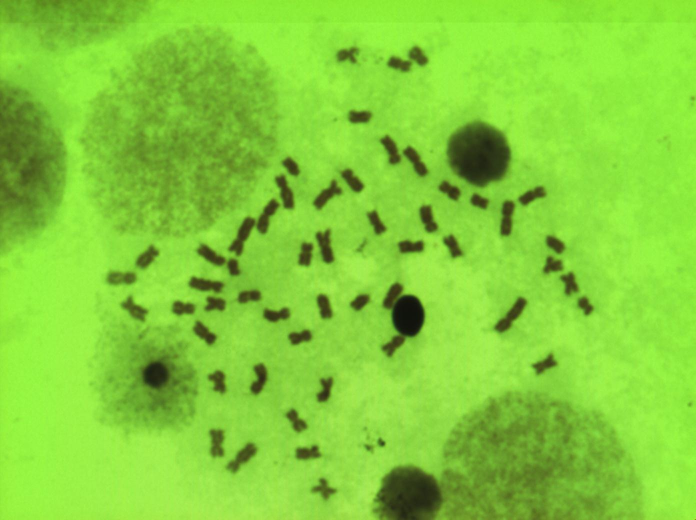
#> input picture imagem5.png, 1392 x 1040 px (shown at 1/2 size)
$ python 'scc (1).py'
#> lines starting #> are read from the running program, lines starting #| are printed output that depends on the picture; after the words box and inside, x2 and y2 are one past the last pixel; in counts of white or black regions, pixels touching at a corner belong together
#!/usr/bin/env python3
import cv2
import numpy as np
import math
from imutils import paths
import argparse
from skimage import exposure

#le a imagem
image = cv2.imread("imagem5.png")
#> image is the input picture: shape (1040, 1392, 3); mean B, G, R 58, 207.6, 131.3
original = image.copy()

#transforma pra escala de cinza
gray = cv2.cvtColor(image, cv2.COLOR_BGR2GRAY)
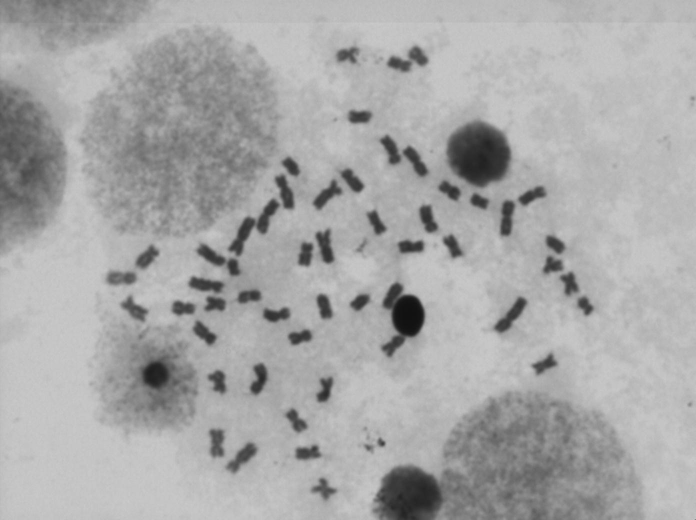
#> gray: shape (1040, 1392) (shown at 1/2 size); min 17, max 204, mean 167.7
cv2.imwrite("gray.png", gray)

#faz contrast_streatching
p2, p98 = np.percentile(gray, (2, 98))
#> p2 = 61; p98 = 197
img_rescale = exposure.rescale_intensity(gray, in_range=(p2, p98))
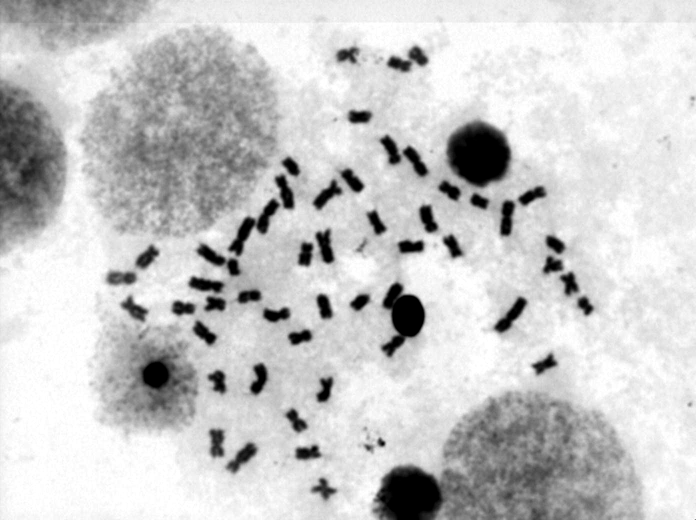
#> img_rescale: shape (1040, 1392) (shown at 1/2 size); min 0, max 255, mean 200.1

#binariza a imagem
thresh =  cv2.threshold(img_rescale, 0, 255,
    cv2.THRESH_BINARY_INV | cv2.THRESH_OTSU)[1]
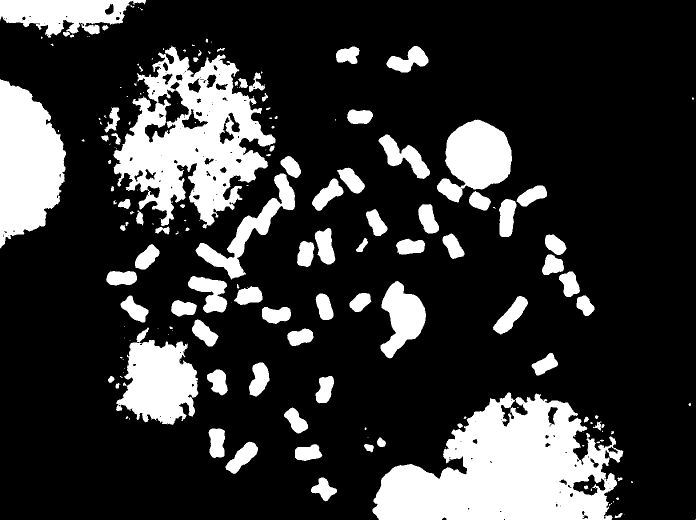
#> thresh: shape (1040, 1392) (shown at 1/2 size); 20.8% white; 186 white regions (80 under 20 px), largest, box (x1, y1, x2, y2) and area: (745, 785, 1247, 1040) 78128, (227, 91, 551, 457) 56761, (0, 158, 132, 497) 31307
cv2.imwrite("thresh.png", thresh)

#engrossa? a imagem
kernel = cv2.getStructuringElement(cv2.MORPH_ELLIPSE, (3,3))
erosion = cv2.erode(thresh, kernel,iterations = 2)
#> erosion: shape (1040, 1392); 18.1% white; 132 white regions (47 under 20 px), largest, box (x1, y1, x2, y2) and area: (747, 787, 1232, 1040) 72406, (229, 95, 549, 450) 46657, (0, 160, 130, 495) 30081
cv2.imwrite("erosion.png", erosion)

#afina a imagem
#erosion = cv2.erode(dilation,kernel,iterations = 2)
#cv2.imwrite("Erosion.png", erosion)

#engorssa? novamente
dilation = cv2.dilate(erosion,kernel,iterations = 2)
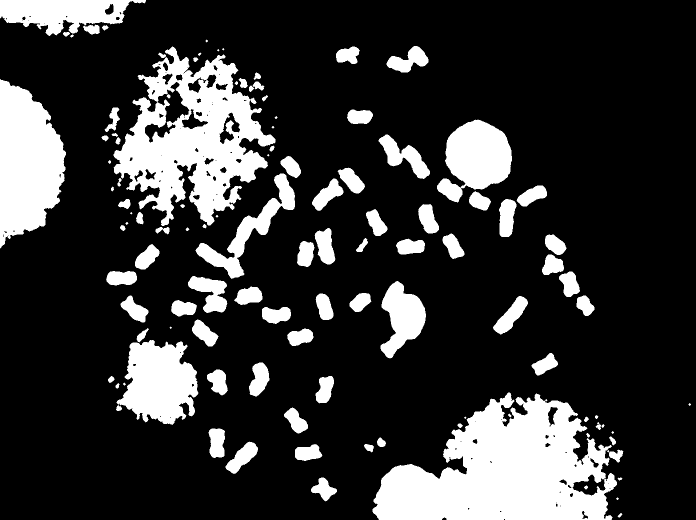
#> dilation: shape (1040, 1392) (shown at 1/2 size); 20.6% white; 114 white regions (14 under 20 px), largest, box (x1, y1, x2, y2) and area: (745, 785, 1234, 1040) 77090, (227, 93, 551, 452) 55693, (0, 158, 132, 497) 31236
cv2.imwrite("Dilation.png", dilation)

#afina dnv
erosion = cv2.erode(dilation,kernel,iterations = 1)
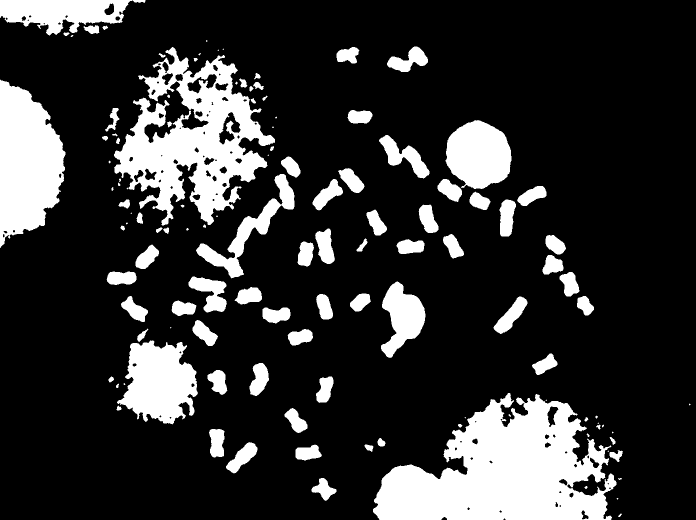
#> erosion: shape (1040, 1392) (shown at 1/2 size); 19.4% white; 120 white regions (25 under 20 px), largest, box (x1, y1, x2, y2) and area: (746, 786, 1233, 1040) 74803, (228, 94, 550, 451) 51198, (0, 159, 131, 496) 30669
cv2.imwrite("Erosionf.png", erosion)

mask = erosion
cv2.imwrite("mask.png", mask)

kernel = cv2.getStructuringElement(cv2.MORPH_ELLIPSE, (3,3))
opening = cv2.morphologyEx(mask, cv2.MORPH_OPEN, kernel, iterations=1)
#> opening: shape (1040, 1392); 19.4% white; 121 white regions (26 under 20 px), largest, box (x1, y1, x2, y2) and area: (746, 786, 1233, 1040) 74792, (228, 94, 550, 451) 51198, (0, 159, 131, 496) 30669
close = cv2.morphologyEx(opening, cv2.MORPH_CLOSE, kernel, iterations=2)
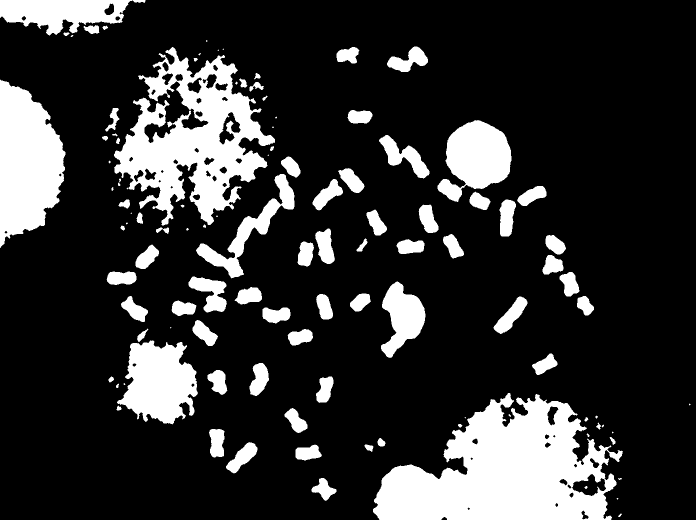
#> close: shape (1040, 1392) (shown at 1/2 size); 19.5% white; 108 white regions (22 under 20 px)


cnts = cv2.findContours(close, cv2.RETR_EXTERNAL, cv2.CHAIN_APPROX_SIMPLE)
#> cnts = 107 contours, 27 with area under 20; largest, box (x1, y1, x2, y2) and area: (746, 786, 1246, 1040) 77453, (228, 94, 550, 451) 55314, (0, 159, 131, 496) 30369, (234, 681, 396, 849) 17916, (875, 240, 1023, 404) 14796
cnts = cnts[0] if len(cnts) == 2 else cnts[1]

num = 0
idx = 0
for c in cnts:
    x,y,w,h = cv2.boundingRect(c)
    idx+=1
    new_img=image[y:y+h,x:x+w]
#> this loop made 107 passes
#> (x, y, w, h) on passes 1 to 12: (1236, 1027, 8, 7), (1233, 996, 4, 3), (1236, 956, 8, 4), (623, 956, 50, 46), (729, 889, 18, 15), (591, 889, 53, 32), (452, 884, 63, 63), (755, 876, 16, 17), (1219, 874, 12, 16), (1173, 867, 6, 7), (1224, 863, 3, 4), (418, 858, 31, 57)
#> (c, x, y, w, h) on passes 17, 34: ([[930, 834], [929, 835], [930, 836], [931, 835]], 929, 834, 3, 3), ([[341, 654], [340, 655], [341, 656], [342, 655]], 340, 654, 3, 3)
#> after the loop, idx = 107
    #cv2.imwrite(str(num) + "_" + str(idx) + '.png', new_img)

area_min = 700
area_max = 6500
area_med = 2000
area_conexao = 2700
cromossomos = 0
x1= 0
x2= 0

#faz os contornos
for c in cnts:
    area = cv2.contourArea(c)
    if (area < area_max) and (area > area_min):
        cv2.drawContours(original, [c], -1, (36,255,12), 2)
        cromossomos += 1
        x2 +=1
        if area > area_conexao:
            print(area)
            print(area_med)
            cromossomos += math.ceil(area / area_med)
            print(math.ceil(area / area_med))
            x1+=1
#> this loop made 107 passes
#> (area, cromossomos, x1) on passes 45, 82: (2835.5, 22, 1), (3161, 42, 2)
#> (area, cromossomos) on passes 4, 6, 7, 12, 20, 26: (1043, 1), (1128, 2), (1711, 3), (1373, 4), (1160, 5), (1195.5, 6)
#| 2835.5
#| 2000
#| 2
#| 3161.0
#| 2000
#| 2
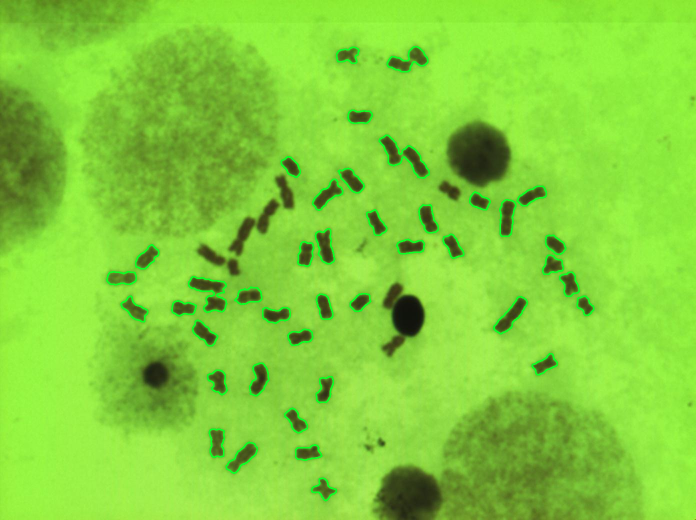
#> original: shape (1040, 1392, 3) (shown at 1/2 size); mean B, G, R 57.8, 209, 129.8
#> after the loop, cromossomos = 45; x1 = 2; x2 = 41

print('Cromossomos: {}'.format(cromossomos))
#| Cromossomos: 45
print(x1)
#| 2
print(x2)
#| 41

cv2.imwrite("close.png", close)
cv2.imwrite("original.png", original)
cv2.imwrite("filename.png", close)

cv2.waitKey()
cv2.destroyAllWindows()

$ run again, with imagem1.png copied over imagem5.png
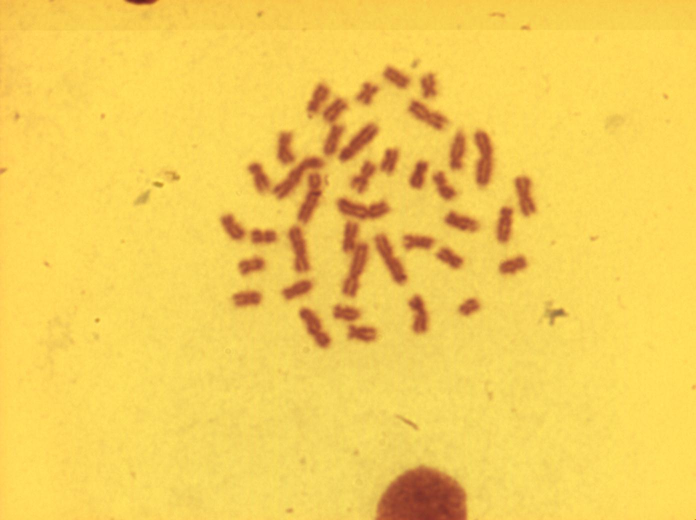
#> input picture imagem1.png, 1392 x 1040 px (shown at 1/2 size)
#> image is the input picture: shape (1040, 1392, 3); mean B, G, R 87.5, 205.7, 244.6
#> p2 = 108; p98 = 217
#> `thresh =  cv2.threshold(img_rescale, 0, 255, cv2.THRESH_BINARY_INV | c..`:
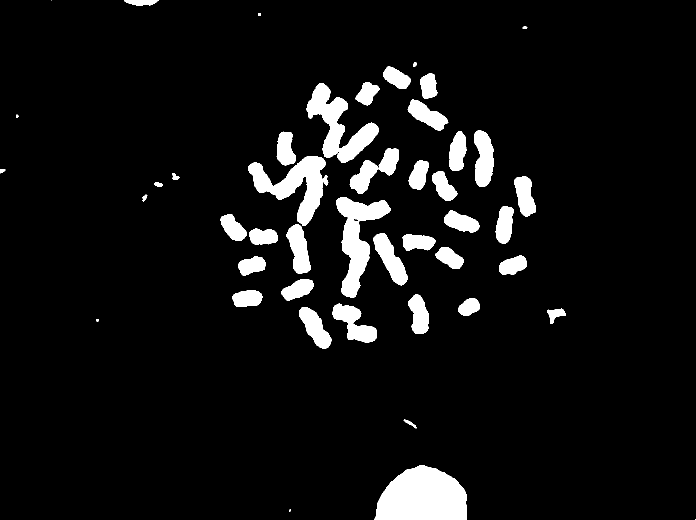
#> thresh: shape (1040, 1392) (shown at 1/2 size); 6.9% white; 46 white regions (3 under 20 px), largest, box (x1, y1, x2, y2) and area: (749, 930, 934, 1040) 15722, (496, 312, 657, 452) 9033, (672, 394, 782, 596) 8924
#> dilation: shape (1040, 1392); 6.9% white; 43 white regions (1 under 20 px), largest, box (x1, y1, x2, y2) and area: (749, 930, 934, 1040) 15712, (496, 312, 657, 452) 8995, (672, 394, 782, 596) 8906
#> close: shape (1040, 1392); 6.4% white; 44 white regions (3 under 20 px)
#> cnts = 44 contours, 4 with area under 20; largest, box (x1, y1, x2, y2) and area: (750, 931, 933, 1040) 15192, (497, 313, 656, 451) 8102, (673, 395, 781, 595) 8044, (614, 168, 757, 325) 7770, (949, 262, 987, 373) 2988
#> the loop `for c in cnts:` made 44 passes
#> (x, y, w, h) on passes 1, 2, 4, 5, 6, 7, 8, 9: (750, 931, 183, 109), (809, 840, 22, 15), (1095, 618, 36, 29), (599, 615, 64, 82), (666, 608, 87, 77), (917, 597, 42, 34), (817, 590, 40, 77), (465, 582, 59, 31)
#> after the loop `for c in cnts:`: idx = 44
#> the loop `for c in cnts:` made 44 passes
#> (area, cromossomos) on passes 5 to 12: (2447, 1), (2971, 4), (940, 5), (1997.5, 6), (1402.5, 7), (1528.5, 8), (1272.5, 9), (1318, 10)
#> (printed output is left out)
#> after the loop `for c in cnts:`:
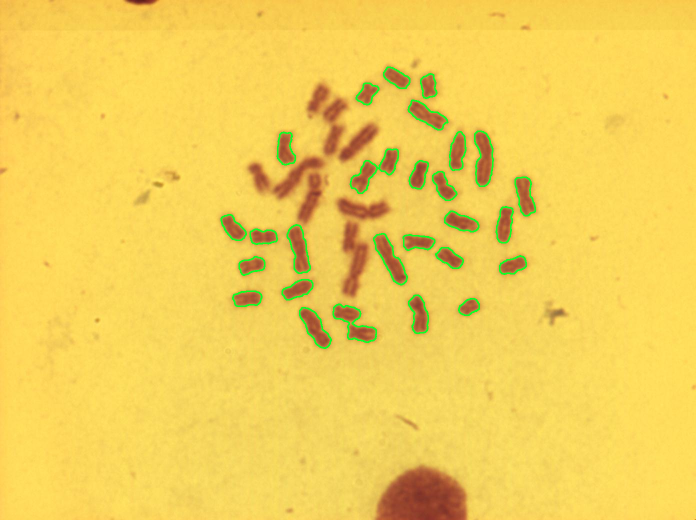
#> original: shape (1040, 1392, 3) (shown at 1/2 size); mean B, G, R 87.1, 207, 242.2
#> after the loop `for c in cnts:`: cromossomos = 34; x1 = 3; x2 = 28
#| Cromossomos: 34
#| 3
#| 28

$ run again, with imagem10.png copied over imagem5.png
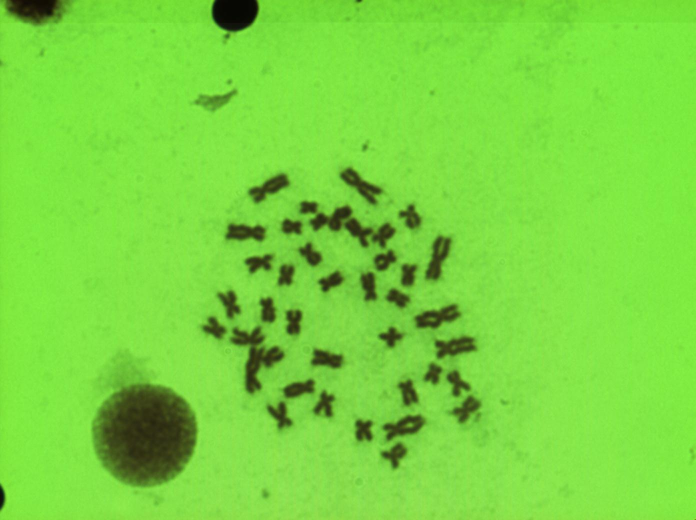
#> input picture imagem10.png, 1392 x 1040 px (shown at 1/2 size)
#> image is the input picture: shape (1040, 1392, 3); mean B, G, R 63.9, 215.3, 121.4
#> p2 = 55; p98 = 186
#> `thresh =  cv2.threshold(img_rescale, 0, 255, cv2.THRESH_BINARY_INV | c..`:
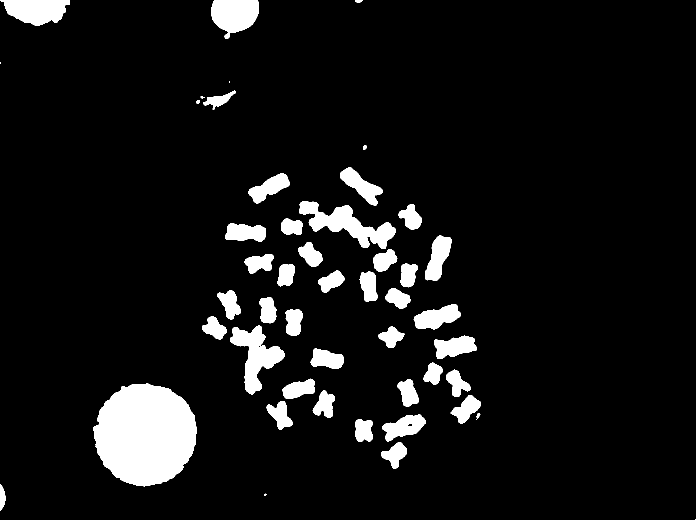
#> thresh: shape (1040, 1392) (shown at 1/2 size); 7.8% white; 49 white regions (5 under 20 px), largest, box (x1, y1, x2, y2) and area: (186, 767, 394, 973) 32681, (598, 402, 792, 498) 7148, (460, 651, 570, 789) 6290
#> dilation: shape (1040, 1392); 7.8% white; 45 white regions (2 under 20 px), largest, box (x1, y1, x2, y2) and area: (186, 767, 394, 973) 32663, (598, 402, 792, 498) 7125, (460, 651, 570, 789) 6275
#> opening: shape (1040, 1392); 7.3% white; 45 white regions (2 under 20 px), largest, box (x1, y1, x2, y2) and area: (187, 768, 393, 972) 32061, (599, 403, 791, 497) 6576, (461, 652, 569, 788) 5832
#> close: shape (1040, 1392); 7.3% white; 45 white regions (2 under 20 px)
#> cnts = 45 contours, 3 with area under 20; largest, box (x1, y1, x2, y2) and area: (187, 768, 393, 972) 31764, (599, 403, 791, 497) 6315, (461, 652, 569, 788) 5619, (423, 0, 517, 77) 4942, (2, 0, 138, 50) 4731
#> the loop `for c in cnts:` made 45 passes
#> (x, y, w, h) on passes 1 to 8: (0, 969, 10, 52), (763, 885, 50, 52), (711, 839, 34, 43), (765, 830, 85, 52), (954, 827, 6, 9), (534, 803, 51, 56), (902, 791, 59, 55), (626, 781, 43, 53)
#> after the loop `for c in cnts:`: idx = 45
#> the loop `for c in cnts:` made 45 passes
#> (area, cromossomos) on passes 2, 3, 4, 6, 7, 8, 10, 11: (1265.5, 1), (1155.5, 2), (2381, 3), (1351.5, 4), (1512, 5), (1250, 6), (1278, 7), (1500, 8)
#> (printed output is left out)
#> after the loop `for c in cnts:`:
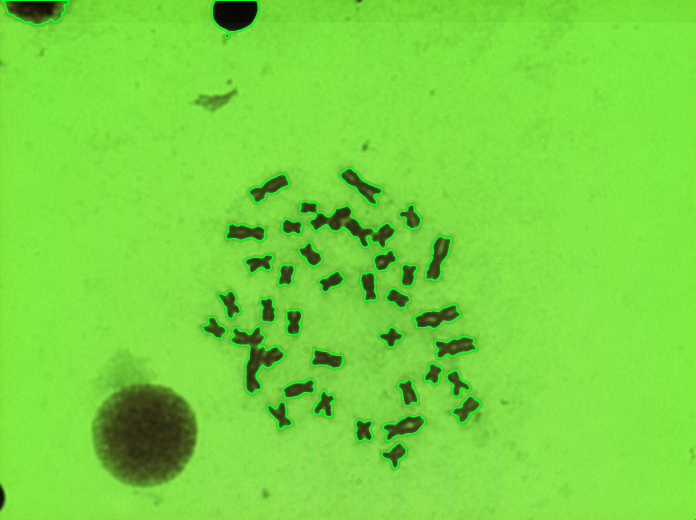
#> original: shape (1040, 1392, 3) (shown at 1/2 size); mean B, G, R 63.9, 217.2, 120.2
#> after the loop `for c in cnts:`: cromossomos = 49; x1 = 4; x2 = 36
#| Cromossomos: 49
#| 4
#| 36

$ run again, with imagem2.png copied over imagem5.png
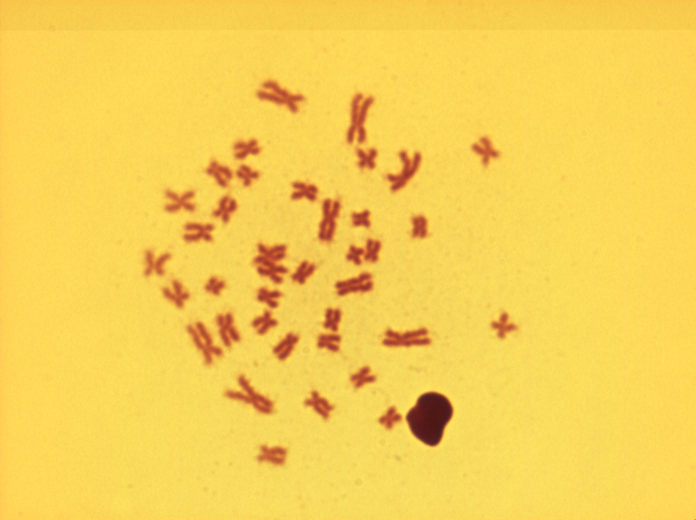
#> input picture imagem2.png, 1392 x 1040 px (shown at 1/2 size)
#> image is the input picture: shape (1040, 1392, 3); mean B, G, R 86, 208, 246.8
#> p2 = 113; p98 = 216
#> thresh: shape (1040, 1392); 5.3% white; 37 white regions (1 under 20 px), largest, box (x1, y1, x2, y2) and area: (811, 783, 907, 894) 7332, (506, 485, 578, 569) 3972, (693, 187, 748, 288) 3197
#> dilation: shape (1040, 1392); 5.3% white; 36 white regions, largest, box (x1, y1, x2, y2) and area: (811, 783, 907, 894) 7329, (506, 485, 578, 569) 3961, (693, 187, 748, 288) 3190
#> close: shape (1040, 1392); 4.8% white; 36 white regions
#> cnts = 36 contours; largest, box (x1, y1, x2, y2) and area: (812, 784, 906, 893) 6914, (507, 486, 577, 568) 3572, (694, 188, 747, 287) 2796, (452, 751, 546, 827) 2554, (637, 398, 682, 487) 2549
#> the loop `for c in cnts:` made 36 passes
#> (x, y, w, h) on passes 1 to 8: (516, 892, 57, 37), (758, 814, 45, 44), (812, 784, 94, 109), (609, 782, 58, 56), (452, 751, 94, 76), (701, 733, 50, 43), (546, 665, 51, 56), (765, 656, 96, 37)
#> after the loop `for c in cnts:`: idx = 36
#> the loop `for c in cnts:` made 36 passes
#> (area, cromossomos, x1) on passes 20, 35: (3572, 21, 1), (2796, 38, 2)
#> (printed output is left out)
#> after the loop `for c in cnts:`:
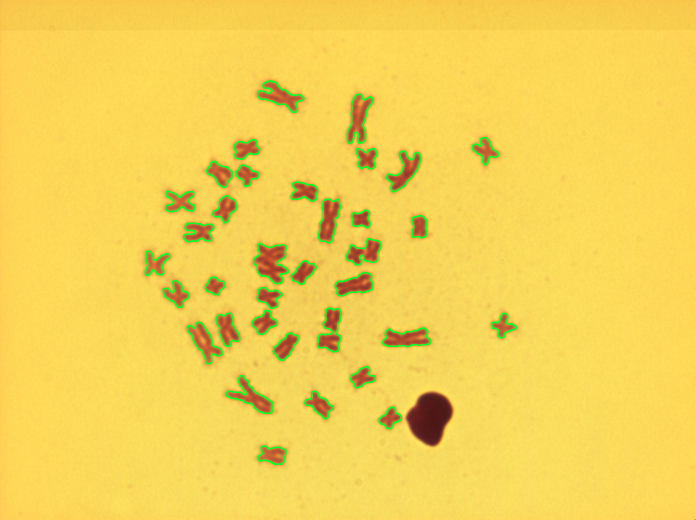
#> original: shape (1040, 1392, 3) (shown at 1/2 size); mean B, G, R 85.6, 209.8, 243.5
#> after the loop `for c in cnts:`: cromossomos = 39; x1 = 2; x2 = 35
#| Cromossomos: 39
#| 2
#| 35
